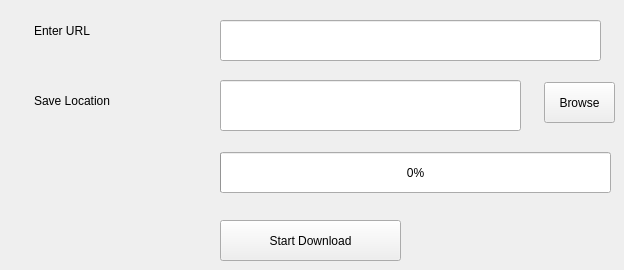
  <widget class="QWidget" name="centralwidget">
   <widget class="QLineEdit" name="lineEdit">
    <property name="geometry">
     <rect>
      <x>220</x>
      <y>20</y>
      <width>381</width>
      <height>41</height>
     </rect>
    </property>
   </widget>
   <widget class="QLineEdit" name="lineEdit_2">
    <property name="geometry">
     <rect>
      <x>220</x>
      <y>80</y>
      <width>301</width>
      <height>51</height>
     </rect>
    </property>
   </widget>
   <widget class="QLabel" name="label">
    <property name="geometry">
     <rect>
      <x>10</x>
      <y>20</y>
      <width>121</width>
      <height>21</height>
     </rect>
    </property>
    <property name="text">
     <string>Enter URL</string>
    </property>
    <property name="indent">
     <number>24</number>
    </property>
   </widget>
   <widget class="QLabel" name="label_2">
    <property name="geometry">
     <rect>
      <x>20</x>
      <y>90</y>
      <width>101</width>
      <height>21</height>
     </rect>
    </property>
    <property name="text">
     <string>Save Location</string>
    </property>
    <property name="margin">
     <number>-3</number>
    </property>
    <property name="indent">
     <number>14</number>
    </property>
   </widget>
   <widget class="QPushButton" name="pushButton">
    <property name="geometry">
     <rect>
      <x>544</x>
      <y>82</y>
      <width>71</width>
      <height>41</height>
     </rect>
    </property>
    <property name="text">
     <string>Browse</string>
    </property>
   </widget>
   <widget class="QPushButton" name="pushButton_2">
    <property name="geometry">
     <rect>
      <x>220</x>
      <y>220</y>
      <width>181</width>
      <height>41</height>
     </rect>
    </property>
    <property name="autoFillBackground">
     <bool>false</bool>
    </property>
    <property name="styleSheet">
     <string notr="true"/>
    </property>
    <property name="text">
     <string>Start Download</string>
    </property>
   </widget>
   <widget class="QProgressBar" name="progressBar">
    <property name="geometry">
     <rect>
      <x>220</x>
      <y>152</y>
      <width>391</width>
      <height>41</height>
     </rect>
    </property>
    <property name="value">
     <number>0</number>
    </property>
   </widget>
  </widget>
